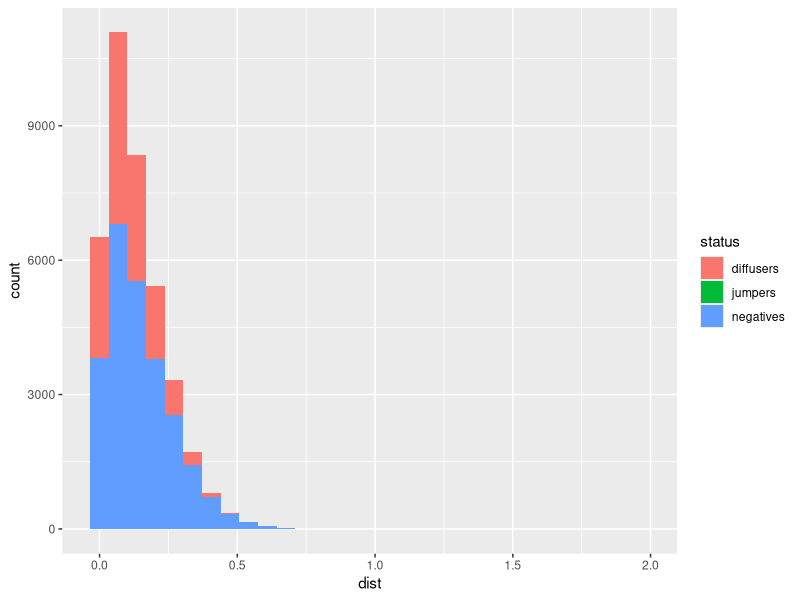

The R source for this figure: (Note: this script raises an error after producing the figure.)
## ---- chunk 1
knitr::opts_chunk$set(echo = TRUE)
library(dplyr)
library(ggplot2)
library(here)
library(magrittr)
library(sf)
sf::sf_use_s2(FALSE)
## ---- chunk 2
set.seed(2022) #for reproducibility

# Diffusers
diffusers <- rbind(
# year1
data.frame(dist = abs(rnorm(n = 100, mean = 0, sd = 0.00500)), bio_year = 2012),
# year2
data.frame(dist = abs(rnorm(n = 500, mean = 0, sd = 0.05000)), bio_year = 2013),
# year3
data.frame(dist = abs(rnorm(n = 2000, mean = 0, sd = 0.10000)), bio_year = 2014),
# year4
data.frame(dist = abs(rnorm(n = 10000, mean = 0, sd = 0.15000)), bio_year = 2015)
)

diffusers %<>% mutate(status = "diffusers")


# Jumps
jumps <- rbind(
  # year 3
  data.frame(dist = abs(rnorm(n = 5, mean = 1.50000, sd = 0.10000)), bio_year = 2014),
  # year 4           
data.frame(dist = abs(rnorm(n = 10, mean = 1.70000, sd = 0.20000)), bio_year = 2015)
)

jumps %<>% mutate(status = "jumpers")

# Negatives
negatives <- rbind(
# year1
data.frame(dist = abs(rnorm(n = 200, mean = 0, sd = 0.00600)), bio_year = 2012),
# year2
data.frame(dist = abs(rnorm(n = 1000, mean = 0, sd = 0.10000)), bio_year = 2013),
# year3
data.frame(dist = abs(rnorm(n = 4000, mean = 0, sd = 0.15000)), bio_year = 2014),
# year4
data.frame(dist = abs(rnorm(n = 20000, mean = 0, sd = 0.20000)), bio_year = 2015)
)

negatives %<>% mutate(status = "negatives")
## ---- chunk 3
dataset <- rbind(negatives, diffusers, jumps)
dataset$status <- factor(dataset$status, levels = c("diffusers", "jumpers", "negatives"))

# show me the points
ggplot(dataset, aes(x = dist)) +
geom_histogram(aes(fill = status))
## ---- chunk 4
dataset %<>% 
  mutate(theta = runif(length(dataset$dist), min = 0, max = 2*pi)) %>% 
  mutate(longitude = round(dist * cos(theta) - 85,5), latitude = round(dist * sin(theta) + 40, 5))

dataset$bio_year <- as.factor(dataset$bio_year)
dataset %<>% arrange(desc(bio_year))

## ---- chunk 5
# extracts a map of the States and recodes state labels to show the two-letter code rather than the full state name.

# obtaining simple feature objects for states and finding centroids for label positioning
states <- sf::st_as_sf(maps::map("state", plot = FALSE, fill = TRUE))
# sf::st_as_sf(maps::map("county", plot = TRUE, fill = FALSE))
states <- cbind(states, st_coordinates(st_centroid(states)))

# making table key for state 2-letter abbreviations
# the vectors state.abb and state.name contains strings of all
# US states and abbreviations
state_abbr <- tibble(state.name = str_to_lower(state.name), state.abb) %>%
  left_join(tibble(ID = states$ID), ., by = c(ID = "state.name")) %>%
  mutate(state.abb = replace_na(state.abb, ""))

# adding 2-letter codes to sf
states$code <- state_abbr$state.abb



# Visualize points and chull
ggplot(data = states, fill = "white") +
  geom_sf() +
  geom_point(data = dataset, aes(x = longitude, y = latitude, col = status)) +
  labs(x = "Longitude", y = "Latitude") +
  geom_text(data = states,
            aes(X, Y, label = code), size = 4) +
  coord_sf(xlim = c(-88, -82), ylim = c(38, 43))

## ---- chunk 6
save(dataset, file = file.path(here(), "data", "dataset.Rda"))
